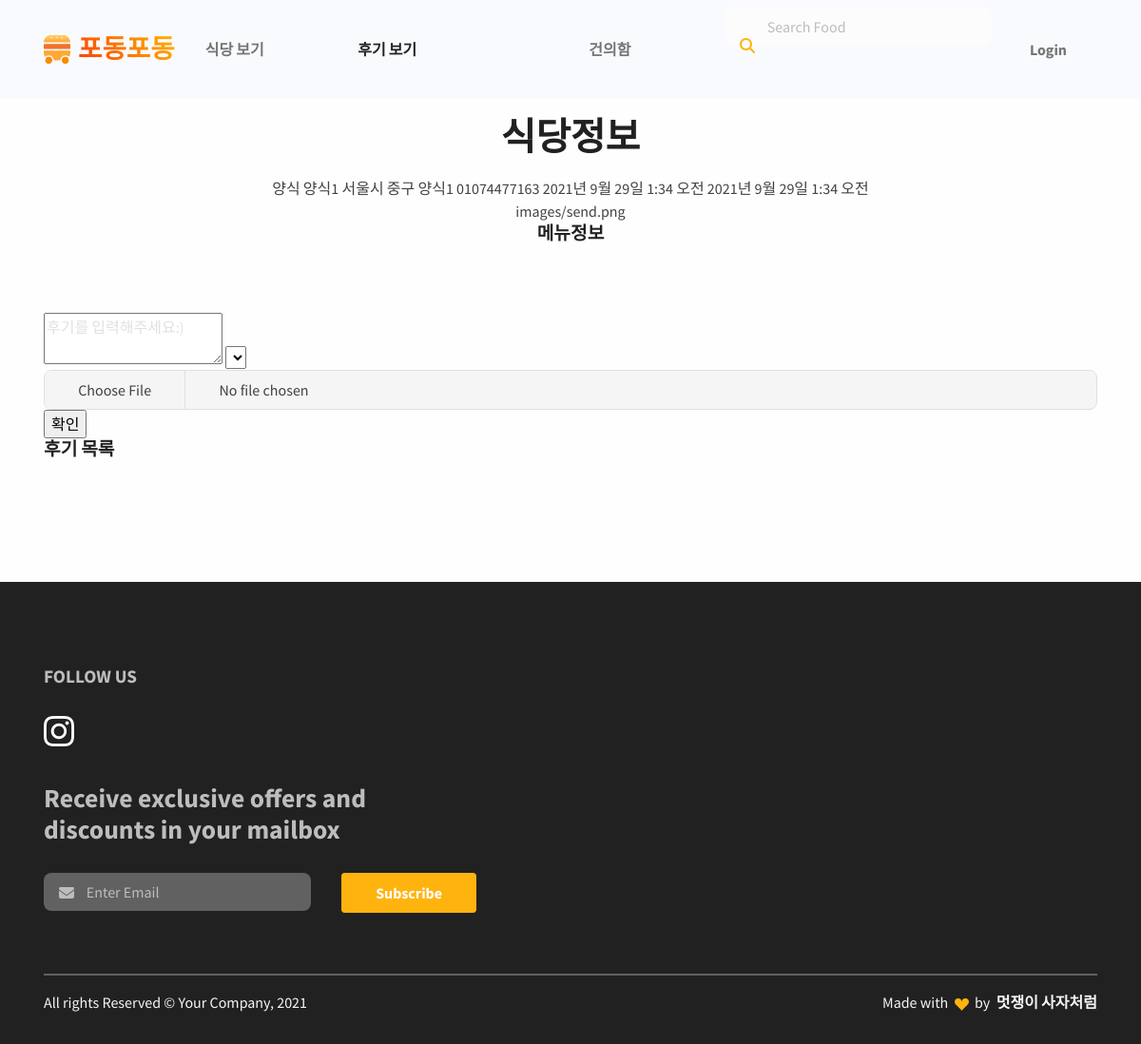
/restaurant/detail/1/, run on an earlier commit of the app's database.
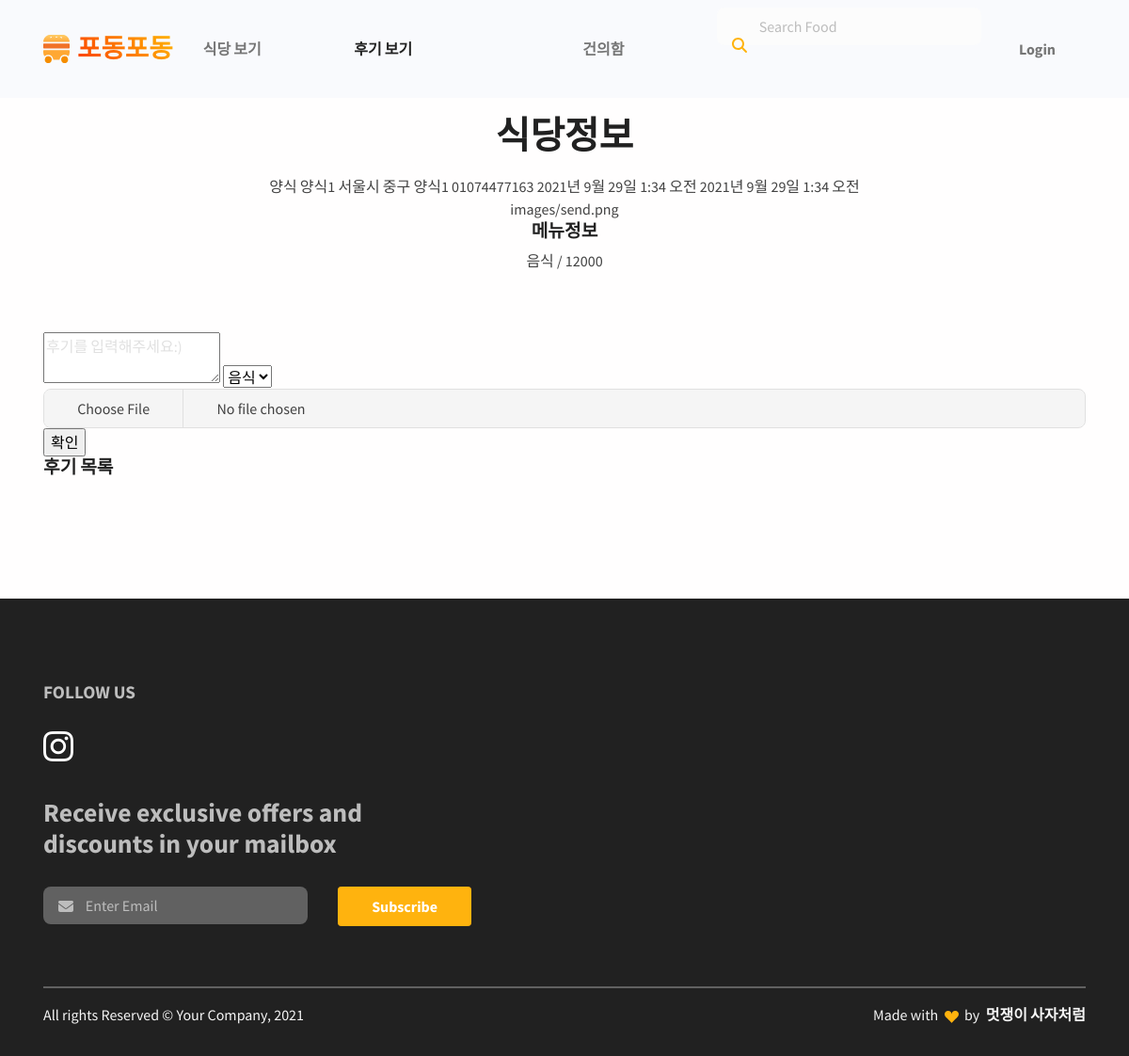
And on a later commit of the database.
### restaurant/models.py (models this page shows, shortened)
class FoodMenu(models.Model):
    id = models.AutoField(primary_key=True)
    restaurant = models.ForeignKey(Restaurant, on_delete=models.CASCADE)
    name = models.CharField(max_length=20)
    price = models.CharField(max_length=20)
    thumbnail = models.ImageField(upload_to='images/')

### restaurant/views.py (the view)
# urls.py: path('detail/<int:pk>/', views.RestaurantDetailView.as_view(), name='restaurant_detail'),
class RestaurantDetailView(DetailView):
    model = Restaurant
    context_object_name = 'restaurant_detail'
    template_name = 'restaurant/restaurant.html'
    def get_context_data(self, *args, **kwargs):
        context = super().get_context_data(*args, **kwargs)
        context['restaurant'] = self.restaurant
        context['menu_list'] = FoodMenu.objects.filter(restaurant=self.restaurant)
        context['comment_list'] = Comment.objects.filter(restaurant=self.restaurant)
        return context
    def get(self, request, *args, **kwargs):
        if 'pk' in kwargs:
            self.restaurant = Restaurant.objects.get(pk=kwargs['pk'])
        return super().get(request, *args, **kwargs)

### restaurant/models.py (called while the page is built)
    def __str__(self):
        return self.name

### restaurant/templates/restaurant/restaurant.html (shortened to what this page needs)
{% extends "base.html" %}
{% load static %}
{% block content %}
<section id="testimonial">
    <div class="container">
        <div class="row h-100">
            <div class="col-lg-7 mx-auto text-center mb-6">
                <h5 class="fw-bold fs-3 fs-lg-5 lh-sm mb-3">식당정보</h5>
                {{ restaurant.category }}
                {{ restaurant.name }}
                {{ restaurant.location }}
                {{ restaurant.phone_number }}
                {{ restaurant.business_open_hour }}
                {{ restaurant.business_close_hour }}
                {{ restaurant.thumbnail }}
                <h5>메뉴정보</h5>
                {% for food in menu_list %}
                    {{ food.name}} / {{ food.price }} <br/>
                {% endfor %}
            </div>
            <div>
                <form action="{% url 'restaurant:create_restaurant_comment' restaurant.id %}" method="POST">
                    <textarea name="review_content" placeholder="후기를 입력해주세요:) "></textarea>
                    <select name="review_menu">
                        {% for food in menu_list %}
                            <option value="{{ food.id }}">{{ food.name }}</option>
                        {% endfor %}
                    </select>
                    <input type="file" class="form-control" id="image" name="review_image">
                    <input type="submit" value="확인">
                </form>
            </div>
            <h5>후기 목록</h5>
        </div>
    </div>
</section>
{% endblock %}

What changed in the data, as far as the page shows it:
added FoodMenu: name "음식", price "12000"
Also different on the page:
form field review_menu: (not shown) → "음식"
